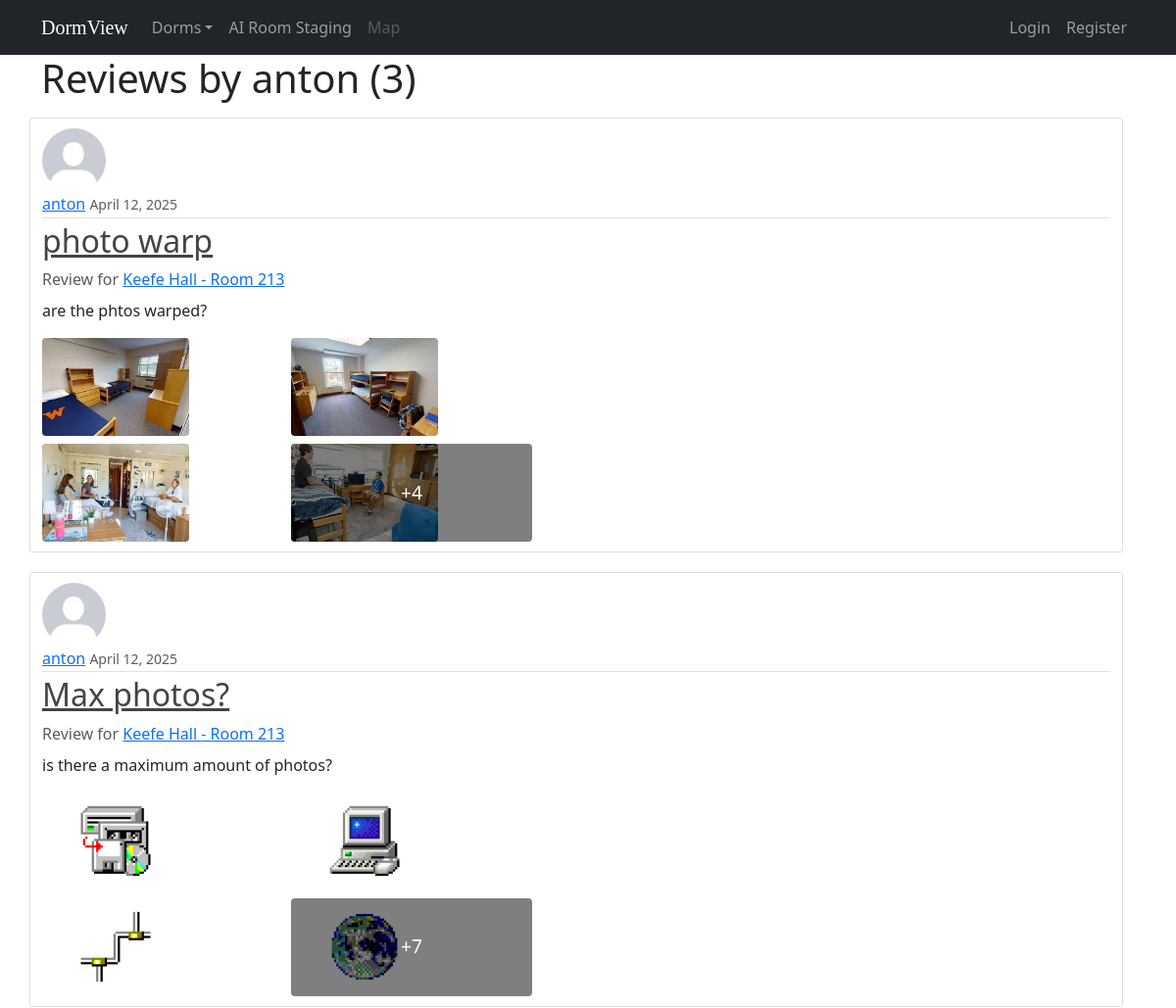
/user/anton/ (upper part), run on an earlier commit of the app's database.
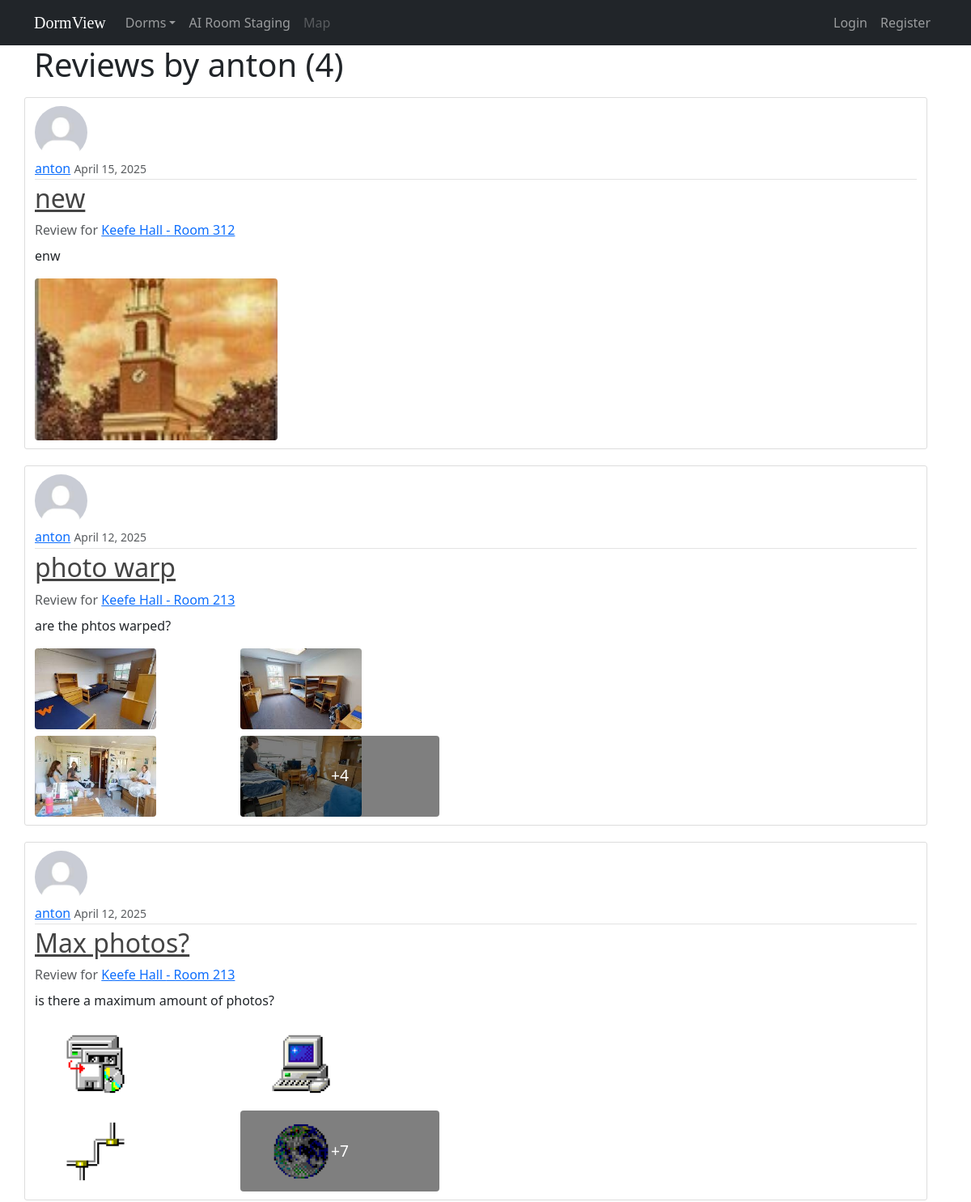
And on a later commit of the database.
### review/models.py (models this page shows, shortened)
class Post(models.Model):
    title = models.CharField(max_length=100)
    content = models.TextField()
    date_posted = models.DateTimeField(default=timezone.now)
    author = models.ForeignKey(User, on_delete=models.CASCADE)
    room = models.ForeignKey(Room, on_delete=models.CASCADE, related_name='reviews', null=True)
    liked = models.BooleanField(default=False)  # Added like feature

class Room(models.Model):
    dorm = models.ForeignKey(Dorm, on_delete=models.CASCADE, related_name='rooms')
    room_number = models.CharField(max_length=20)
    slug = models.SlugField(max_length=100, blank=True)
    floor = models.PositiveIntegerField()
    description = models.TextField()
    image = models.ImageField(upload_to='room_images', blank=True, null=True)
    class Meta:
        unique_together = ['dorm', 'room_number', 'slug']  # Ensure room numbers are unique within a dorm

class Dorm(models.Model):
    name = models.CharField(max_length=100)
    slug = models.SlugField(max_length=100, unique=True, blank=True)
    description = models.TextField()
    image = models.ImageField(upload_to='dorm_images', blank=True, null=True)

class PostImage(models.Model):
    post = models.ForeignKey(Post, related_name='images', on_delete=models.CASCADE)
    image = models.ImageField(upload_to='post_images')
    caption = models.CharField(max_length=100, blank=True, null=True)

### users/models.py (models this page shows, shortened)
class Profile(models.Model):
    user = models.OneToOneField(User, on_delete=models.CASCADE)
    image = models.ImageField(default='default.jpg', upload_to='profile_pics')
    assigned_room = models.ForeignKey(Room, on_delete=models.SET_NULL, null=True, blank=True,
                                      related_name='assigned_students')
    _original_assigned_room = None
    def __init__(self, *args, **kwargs):
        super().__init__(*args, **kwargs)
        self._original_assigned_room = self.assigned_room

### review/views.py (the view)
# urls.py: path('user/<str:username>/', UserPostListView.as_view(), name='user-posts'),
class UserPostListView(ListView):
    model = Post
    template_name = 'review/user_posts.html'
    context_object_name = 'reviews'
    paginate_by = 5
    def get_queryset(self):
        user = get_object_or_404(User, username=self.kwargs.get('username'))
        return Post.objects.filter(author=user).order_by('-date_posted')

### review/templates/review/user_posts.html (shortened to what this page needs)
{% extends 'review/base.html' %}
{% block content %}
    <h1 class="mb-3">Reviews by {{ request.resolver_match.kwargs.username }} ({{ page_obj.paginator.count }})</h1>
    {% for review in reviews %}
        <article class="media content-section">
            <img class="rounded-circle article-img" src="{{ review.author.profile.image.url }}">
            <div class="media-body">
                <div class="article-metadata">
                    <a class="mr-2" href="{% url 'user-posts' review.author.username %}">{{ review.author }}</a>
                    <small class="text-muted">{{ review.date_posted|date:"F d, Y" }}</small>
                    {% if review.liked %}
                        <span class="badge badge-success ml-2" style="padding: 5px 10px; font-size: 14px;">Liked this room</span>
                    {% endif %}
                </div>
                <h2><a class="article-title" href="{% url 'post-detail' review.id %}">{{ review.title }}</a></h2>
                {% if review.room %}
                    <p class="text-muted mb-2">Review for <a
                            href="{% url 'room-detail' review.room.dorm.slug review.room.slug %}">{{ review.room.dorm.name }}
                        - Room {{ review.room.room_number }}</a></p>
                {% endif %}
                <p class="article-content">{{ review.content }}</p>
                {% if review.images.count > 0 %}
                    <div class="post-image-gallery">
                        {% if review.images.count == 1 %}
                            <a href="{% url 'post-detail' review.id %}">
                                <img src="{{ review.images.first.image.url }}" class="single-post-image"
                                     alt="Post Image">
                            </a>
                        {% else %}
                            <div class="post-image-grid">
                                {% for image in review.images.all|slice:":4" %}
                                    <div class="post-image-container">
                                        <a href="{% url 'post-detail' review.id %}">
                                            <img src="{{ image.image.url }}" class="post-gallery-image"
                                                 alt="Post Image">
                                            {% if forloop.counter == 4 and review.images.count > 4 %}
                                                <div class="image-overlay">
                                                    <span>+{{ review.images.count|add:"-4" }}</span>
                                                </div>
                                            {% endif %}
                                        </a>
                                    </div>
                                {% endfor %}
                            </div>
                        {% endif %}
                    </div>
                {% endif %}
            </div>
        </article>
    {% endfor %}
{% endblock content %}

What changed in the data, as far as the page shows it:
added Post: author.profile.image (placeholder picture), author "anton", date_posted "April 15, 2025", title "new", room.dorm.name "Keefe Hall", room.room_number "312", content "enw", images.first.image (picture)
Also different on the page:
{{ page_obj.paginator.count }}: "3" → "4"
